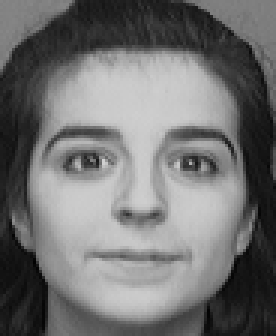
#> input picture Data mining project 4-FaceRecognition/orl_faces/s10/10.pgm, 92 x 112 px (shown 3 times larger)
$ python PCA_Rcognition_test.py
#> lines starting #> are read from the running program, lines starting #| are printed output that depends on the picture
### Data mining project 4-FaceRecognition/PCA_facerecognition.py
# -*-coding:utf-8-*-
#__Author__=Youzhi Gu
#Learn Python at Zhejiang University


# -*- coding: utf-8 -*-
from numpy import *
import numpy as np
import sys, os
import copy
import cv2
import PIL.Image as Image
import matplotlib.pyplot as plt


class Eigenfaces(object):
    def __init__(self):
        self.eps = 1.0e-16
        self.X = []
        self.y = []
        self.Mat = []
        self.eig_v = 0
        self.eig_vect = 0
        self.mu = 0
        self.projections = []
        self.dist_metric = 0

    def loadimgs(self, path):  # 加载图片数据集
#> called with path = 'orl_faces/'
        classlabel = 0
        for dirname, dirnames, filenames in os.walk(path):
            for subdirname in dirnames:
                sub_path = os.path.join(dirname, subdirname)
                for filename in os.listdir(sub_path):
                    im = Image.open(os.path.join(sub_path, filename))
#> im is the input picture: PIL image 92x112 L; min 1, max 208, mean 113.6
                    im = im.convert("L")  # 数据转换为long类型
                    self.X.append(np.asarray(im, dtype=np.uint8))
                    self.y.append(classlabel)
                classlabel += 1

    # 将图片变为行向量	# 生成图片矩阵
    def genRowMatrix(self):
        self.Mat = np.empty((0, self.X[0].size), dtype=self.X[0].dtype)
        for row in self.X:
            self.Mat = np.vstack((self.Mat, np.asarray(row).reshape(1, -1)))

    # 计算特征脸
    def PCA(self, pc_num=0):
        self.genRowMatrix()
        [n, d] = shape(self.Mat)
#> n = 2; d = 10304
        if (pc_num <= 0) or (pc_num > n):        pc_num = n
#> pc_num = 2
        self.mu = self.Mat.mean(axis=0)
        self.Mat = self.Mat - self.mu
        if n > d:
            XTX = np.dot(self.Mat.T, self.Mat)
            [self.eig_v, self.eig_vect] = linalg.eigh(XTX)
        else:
            XTX = np.dot(self.Mat, self.Mat.T)
            [self.eig_v, self.eig_vect] = linalg.eigh(XTX)
        self.eig_vect = np.dot(self.Mat.T, self.eig_vect)
        for i in range(n):
            self.eig_vect[:, i] = self.eig_vect[:, i] / linalg.norm(self.eig_vect[:, i])
        idx = np.argsort(-self.eig_v)
        self.eig_v = self.eig_v[idx]
        self.eig_vect = self.eig_vect[:, idx]
        self.eig_v = self.eig_v[0:pc_num].copy()  # select only pc_num
        self.eig_vect = self.eig_vect[:, 0:pc_num].copy()

    def compute(self):
        self.PCA()
        for xi in self.X:
            self.projections.append(self.project(xi.reshape(1, -1)))

    def distEclud(self, vecA, vecB):  # 欧氏距离
        return linalg.norm(vecA - vecB) + self.eps

    def cosSim(self, vecA, vecB):  # 夹角余弦
        return (dot(vecA, vecB.T) / ((linalg.norm(vecA) * linalg.norm(vecB)) + self.eps))[0, 0]

    # 映射
    def project(self, XI):
        if self.mu is None:    return np.dot(XI, self.eig_vect)
        return np.dot(XI - self.mu, self.eig_vect)

    # 预测最接近的特征脸
    def predict(self, XI):
        minDist = np.finfo('float').max
        minClass = -1
        Q = self.project(XI.reshape(1, -1))
        for i in range(len(self.projections)):
            dist = self.dist_metric(self.projections[i], Q)
            if dist < minDist:
                minDist = dist
                minClass = self.y[i]
        return minClass

    # 生成特征脸
    def subplot(self, title, images):
        fig = plt.figure()
        fig.text(.5, .95, title, horizontalalignment='center')
        for i in range(len(images)):
            ax0 = fig.add_subplot(4, 4, (i + 1))
            plt.imshow(asarray(images[i]), cmap="gray")
            plt.xticks([]), plt.yticks([])  # 隐藏 X Y 坐标
        plt.show()

    # 归一化
    # [10 lines left out: function normalize, not called in this run]


'''
	# 重构
	def reconstruct(self,W, Y, mu=None):
		if mu is None:	return np.dot(Y,W.T)
		return np.dot(Y, W.T) + mu
	# 从外部数据计算投影
	def out_project(self,W,XI,mu):
		if mu is None:	return np.dot(XI,W)
		return np.dot(XI-mu, W)
'''

### Data mining project 4-FaceRecognition/PCA_Rcognition_test.py
# -*- coding: utf-8 -*-

from numpy import *
import sys,os
from PCA_facerecognition import *

ef = Eigenfaces()
ef.dist_metric=ef.distEclud
ef.loadimgs("orl_faces/")
ef.compute()
E = []
X = mat(zeros((10,10304)))
for i in range(16):
	X = ef.Mat[i*10:(i+1)*10,:].copy()
	# X = ef.normalize(X.mean(axis =0),0,255)
	X = X.mean(axis =0)
	imgs = X.reshape(112,92)
	E.append(imgs)

testImg = ef.X[1]
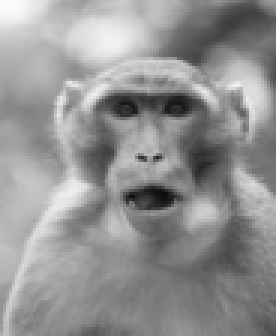
#> testImg: shape (112, 92) (shown 3 times larger); min 10, max 252, mean 146.5
print("实际值 =", ef.y[1], "->", "预测值 =",ef.predict(testImg))
ef.subplot(title="AT&T Eigen Facedatabase", images=E)
